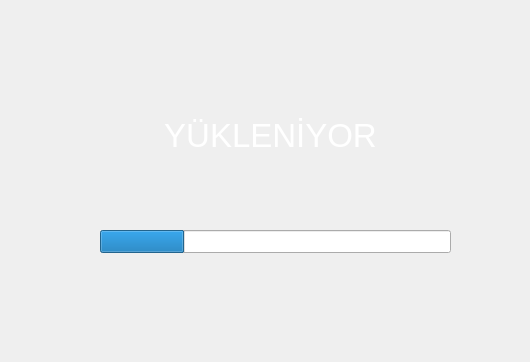
<?xml version="1.0" encoding="UTF-8"?>
<ui version="4.0">
 <class>MainWindow</class>
 <widget class="QMainWindow" name="MainWindow">
  <property name="geometry">
   <rect>
    <x>0</x>
    <y>0</y>
    <width>530</width>
    <height>362</height>
   </rect>
  </property>
  <property name="windowTitle">
   <string>MainWindow</string>
  </property>
  <property name="styleSheet">
   <string notr="true">background-image: url(:/img/bgw.png);</string>
  </property>
  <widget class="QWidget" name="centralwidget">
   <widget class="QLabel" name="label">
    <property name="geometry">
     <rect>
      <x>130</x>
      <y>100</y>
      <width>281</width>
      <height>71</height>
     </rect>
    </property>
    <property name="font">
     <font>
      <pointsize>25</pointsize>
     </font>
    </property>
    <property name="styleSheet">
     <string notr="true">color: rgb(255, 255, 255);</string>
    </property>
    <property name="text">
     <string>YÜKLENİYOR</string>
    </property>
    <property name="alignment">
     <set>Qt::AlignCenter</set>
    </property>
   </widget>
   <widget class="QProgressBar" name="progressBar">
    <property name="geometry">
     <rect>
      <x>100</x>
      <y>230</y>
      <width>351</width>
      <height>23</height>
     </rect>
    </property>
    <property name="font">
     <font>
      <pointsize>10</pointsize>
     </font>
    </property>
    <property name="styleSheet">
     <string notr="true">color: rgb(255, 255, 255);</string>
    </property>
    <property name="value">
     <number>24</number>
    </property>
   </widget>
  </widget>
 </widget>
 <resources>
  <include location="imgler.qrc"/>
 </resources>
 <connections/>
</ui>
